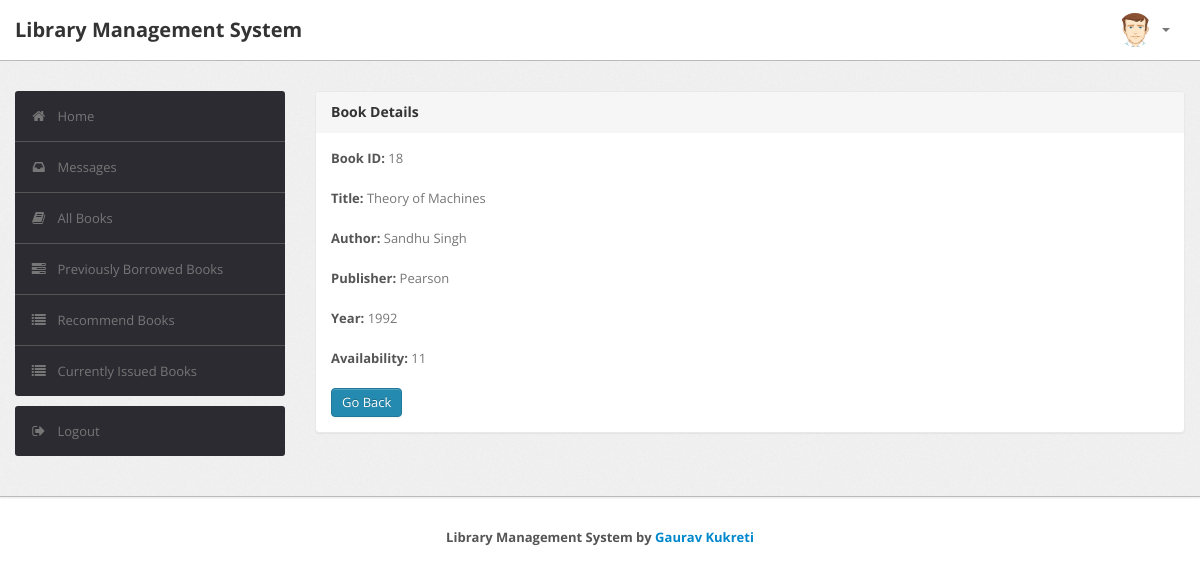
/student/bookdetails.php?id=18 (signed in), run on the app's committed database.
### tables this page shows
CREATE TABLE `book` (
  `BookId` int(10) NOT NULL,
  `Title` varchar(50) DEFAULT NULL,
  `Publisher` varchar(50) DEFAULT NULL,
  `Year` varchar(50) DEFAULT NULL,
  `Availability` int(5) DEFAULT NULL
);

CREATE TABLE `author` (
  `BookId` int(10) NOT NULL,
  `Author` varchar(50) NOT NULL
);

### student/bookdetails.php (the view, shortened to what this page needs)
<?php
require('dbconn.php');
?>
<?php
if ($_SESSION['RollNo']) {
    ?>
    <!DOCTYPE html>
    <html lang="en">
    <head>
        <link type="text/css" href="bootstrap/css/bootstrap.min.css" rel="stylesheet">
        <link type="text/css" href="bootstrap/css/bootstrap-responsive.min.css" rel="stylesheet">
        <link type="text/css" href="css/theme.css" rel="stylesheet">
        <link type="text/css" href="images/icons/css/font-awesome.css" rel="stylesheet">
    </head>
    <body>
        <div class="navbar navbar-fixed-top">
            <div class="navbar-inner">
                <div class="container">
                        <a class="brand" href="index.php">Library Management System
                    </a>
                    <div class="nav-collapse collapse navbar-inverse-collapse">
                        <ul class="nav pull-right">
                            <li class="nav-user dropdown"><a href="#" class="dropdown-toggle" data-toggle="dropdown">
                                    <img src="images/user.png" class="nav-avatar" />
                                    <b class="caret"></b></a>
                            </li>
                        </ul>
                    </div>
                </div>
            </div>
        </div>
        <div class="wrapper">
            <div class="container">
                <div class="row">
                    <div class="span3">
                        <div class="sidebar">
                            <ul class="widget widget-menu unstyled">
                                <li class="active"><a href="index.php"><i class="menu-icon icon-home"></i>Home
                                    </a></li>
                                <li><a href="message.php"><i class="menu-icon icon-inbox"></i>Messages</a>
                                </li>
                                <li><a href="book.php"><i class="menu-icon icon-book"></i>All Books </a></li>
                                <li><a href="history.php"><i class="menu-icon icon-tasks"></i>Previously Borrowed Books </a>
                                </li>
                                <li><a href="recommendations.php"><i class="menu-icon icon-list"></i>Recommend Books </a>
                                </li>
                                <li><a href="current.php"><i class="menu-icon icon-list"></i>Currently Issued Books </a>
                                </li>
                            </ul>
                            <ul class="widget widget-menu unstyled">
                                <li><a href="logout.php"><i class="menu-icon icon-signout"></i>Logout </a></li>
                            </ul>
                        </div>
                    </div>
                    <div class="span9">
                        <div class="content">
                            <div class="module">
                                <div class="module-head">
                                    <h3>Book Details</h3>
                                </div>
                                <div class="module-body">
                                    <?php
                                    $x = $_GET['id'];
                                    $sql = "select * from lms.book where BookId='$x'";
                                    $result = $conn->query($sql);
                                    $row = $result->fetch_assoc();
                                    $bookid = $row['BookId'];
                                    $name = $row['Title'];
                                    $publisher = $row['Publisher'];
                                    $year = $row['Year'];
                                    $avail = $row['Availability'];
                                    echo "<b>Book ID:</b> " . $bookid . "<br><br>";
                                    echo "<b>Title:</b> " . $name . "<br><br>";
                                    $sql1 = "select * from lms.author where BookId='$bookid'";
                                    $result = $conn->query($sql1);
                                    echo "<b>Author:</b> ";
                                    while ($row1 = $result->fetch_assoc()) {
                                        echo $row1['Author'] . "&nbsp;";
                                    }
                                    echo "<br><br>";
                                    echo "<b>Publisher:</b> " . $publisher . "<br><br>";
                                    echo "<b>Year:</b> " . $year . "<br><br>";
                                    echo "<b>Availability:</b> " . $avail . "<br><br>";
                                    ?>
                                    <a href="book.php" class="btn btn-primary">Go Back</a>
                                </div>
                            </div>
                        </div>
                    </div>
                </div>
            </div>
        </div>
        <div class="footer">
            <div class="container" style="display: flex; justify-content: center; align-items: center;">
                <b>Library Management System by <a target="_blank" href="https://github.com/GauravKukreti">Gaurav
                        Kukreti</a></b>
            </div>
        </div>
    </body>
    </html>
<?php } else {
    echo "<script type='text/javascript'>alert('Access Denied!!!')</script>";
} ?>

### student/css/theme.css (style rules this page uses)
body { font-size: 13px; font-family: 'Open Sans', Arial, sans-serif; background: #fff; color: #777 }
h1, h2, h3, h4, h5, h6 { color: #333; margin-top: 0 }
h3 { font-size: 20px }
strong, b { color: #555 }
.wrapper { background: url(../images/bg.png) #eee; border-bottom: 1px solid #bbb; -webkit-box-shadow: 0 1px 2px rgba(0,0,0,0.1); -moz-box-shadow: 0 1px 2px rgba(0,0,0,0.1); box-shadow: 0 1px 2px rgba(0,0,0,0.1); padding: 30px 0 }
.footer { color: #999; padding: 30px 0 60px }
body [class^="icon-"], body [class*=" icon-"] { font-size: 14px; line-height: 20px; height: 20px }
.module { background: #fff; -webkit-border-radius: 3px; -moz-border-radius: 3px; border-radius: 3px; border: 1px solid #ccc; border-bottom-color: #bbb; -webkit-box-shadow: 0 0 1px rgba(0,0,0,0.2); -moz-box-shadow: 0 0 1px rgba(0,0,0,0.2); box-shadow: 0 0 1px rgba(0,0,0,0.2); margin-bottom: 30px }
.navbar { position: static!important; margin: 0!important }
.navbar .navbar-inner { background: #fff; border-bottom: 1px solid #bbb; -webkit-box-shadow: 0 1px 2px rgba(0,0,0,0.15); -moz-box-shadow: 0 1px 2px rgba(0,0,0,0.15); box-shadow: 0 1px 2px rgba(0,0,0,0.15) }
.navbar .brand { color: #333; font-weight: bold; font-size: 20px; margin-right: 20px; padding: 20px }
.navbar .nav>li>a { padding: 20px 15px; font-weight: bold; color: #777 }
.nav-user>a { height: 20px }
.nav-avatar { width: 34px; height: 34px; margin: -7px 5px 0 0; -webkit-border-radius: 50%; -moz-border-radius: 50%; border-radius: 50% }
.btn, .btn-box { -webkit-border-radius: 3px; -moz-border-radius: 3px; border-radius: 3px }
.btn { font-size: 13px; font-weight: 600 }
.btn { display: inline-block; margin-bottom: 0; font-weight: 400; text-align: center; vertical-align: middle; cursor: pointer; background-image: none; border: 1px solid transparent; white-space: nowrap; padding: 4px 10px; font-size: 13px; line-height: 1.42857; border-radius: 4px; -webkit-user-select: none; -moz-user-select: none; -ms-user-select: none; user-select: none }
.btn-primary { color: #fff; background-color: #248aaf; border-color: #20799a }
.widget-menu { background: #fff; -webkit-border-radius: 3px; -moz-border-radius: 3px; border-radius: 3px; overflow: hidden }
.widget-menu a { color: #555; display: block; line-height: 20px; padding: 15px; text-decoration: none!important }
.widget-menu .menu-icon { margin-right: 10px; color: #767676; -webkit-transition: all .2s ease-in-out; -moz-transition: all .2s ease-in-out; transition: all .2s ease-in-out; }
.widget-menu>li+li { border-top: 1px solid #555 }
.widget-menu>li>a { background-color: #2d2b32; color: #767676; -webkit-transition: all .2s ease-in-out; -moz-transition: all .2s ease-in-out; transition: all .2s ease-in-out; }
.module { box-shadow: 0 0 3px rgba(0,0,0,.1); border-color: #e9e9e9; margin-bottom: 20px; background-color: #fff; border-radius: 4px; -webkit-box-shadow: 0 1px 1px rgba(0,0,0,.05); box-shadow: 0 1px 1px rgba(0,0,0,.05); }
.module-head { color: #767676; background-color: #f6f6f6; border-color: #e9e9e9; padding: 10px 15px; border-bottom: 1px solid transparent; border-top-right-radius: 3px; border-top-left-radius: 3px; }
.module-head h3 { font-size: 14px; line-height: 20px; height: 20px; margin: 0 }
.module-body { padding: 15px }

### data on the page
book: BookId "18", Title "Theory of Machines", Publisher "Pearson", Year "1992", Availability "11"
author: Author "Sandhu"
author: Author "Singh"
